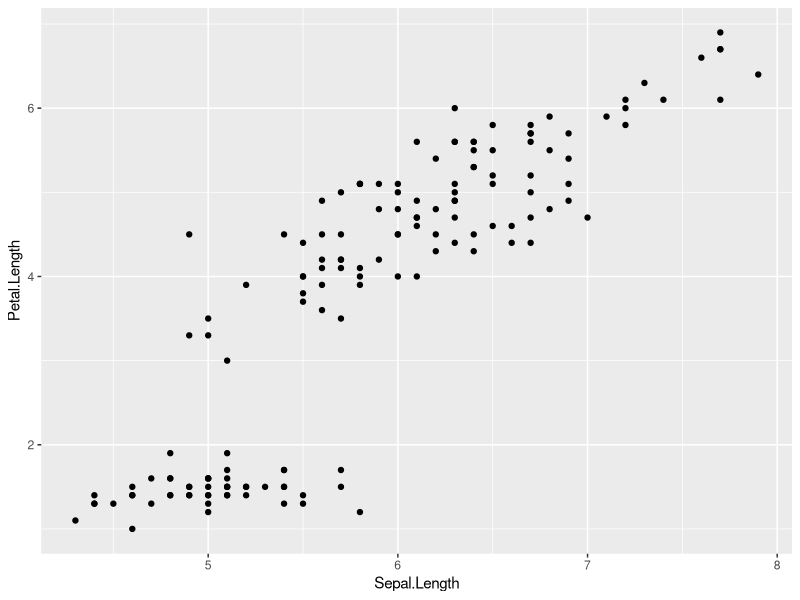
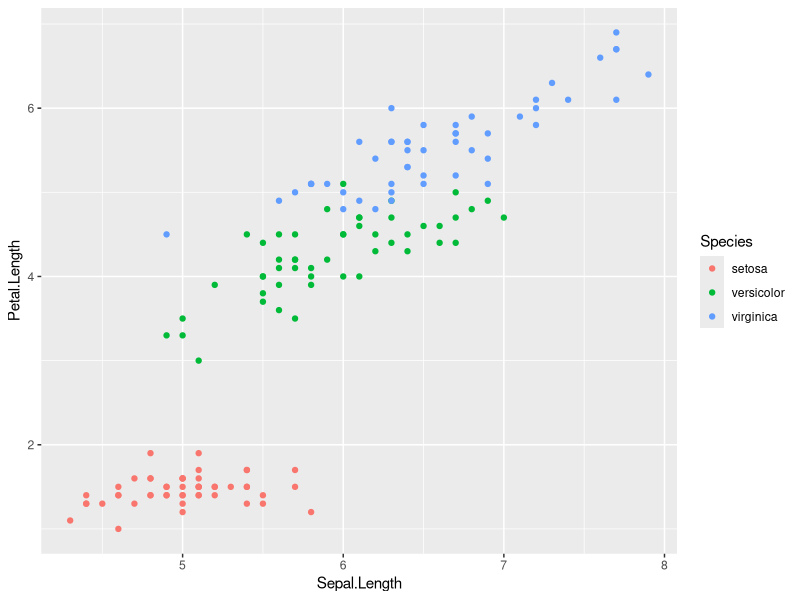

Generate these figures, in order, with R:
## ---- chunk 1
#| echo: TRUE
#Load tidyverse
require(tidyverse)

#Create plot with ggplot2
myPlot<-ggplot(iris,aes(x=Sepal.Length,y=Petal.Length)) +
  geom_point()

#View plot
myPlot
## ---- chunk 2
#| echo: TRUE 
#Load tidyverse 
require(tidyverse)  

#Create plot with ggplot2 
myPlot<-ggplot(iris,aes(x=Sepal.Length,y=Petal.Length,color=Species)) +   
  geom_point()  

#View plot 
myPlot
